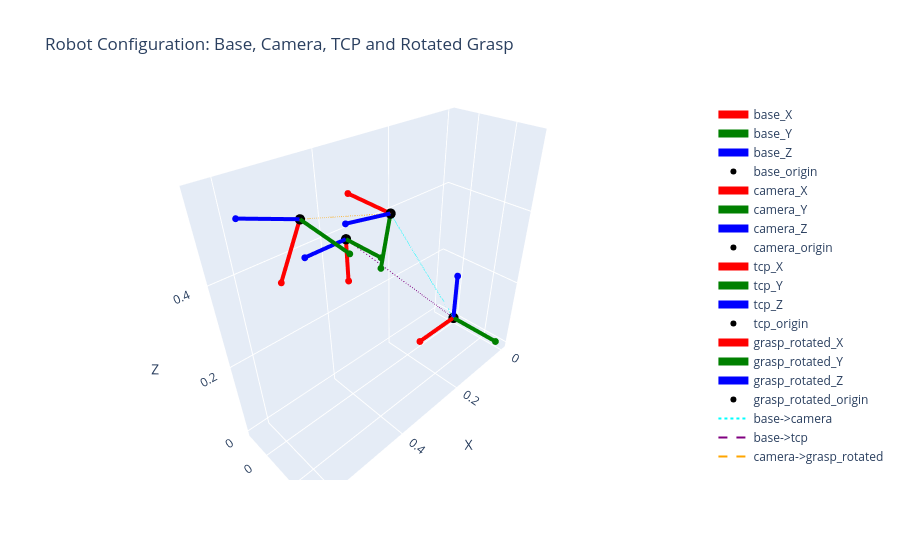

Notebook source saved alongside this figure:
### Code cell
# Visualize: Robot base, camera, TCP, and rotated grasp
import numpy as np
import plotly.graph_objects as go

# Base coordinate frame
T_base = np.eye(4)

# TCP pose (Link6 + offset at initial config)
T_tcp = T_tcp_init.copy()

# Camera pose
T_camera = T_cam_in_base.copy()

# Rotated grasp (from previous cell)
T_grasp = T_grasp_rotated.copy()

def frame_traces(T, name, scale=0.12):
    """Create 3D traces for a coordinate frame (RGB axes)"""
    o = T[:3, 3]
    R = T[:3, :3]
    
    traces = []
    # X-axis (red)
    ax_x = R[:, 0] * scale
    traces.append(go.Scatter3d(
        x=[o[0], o[0] + ax_x[0]], y=[o[1], o[1] + ax_x[1]], z=[o[2], o[2] + ax_x[2]],
        mode='lines+markers', line=dict(color='red', width=8),
        marker=dict(size=4, color='red'), name=f'{name}_X'))
    
    # Y-axis (green)
    ax_y = R[:, 1] * scale
    traces.append(go.Scatter3d(
        x=[o[0], o[0] + ax_y[0]], y=[o[1], o[1] + ax_y[1]], z=[o[2], o[2] + ax_y[2]],
        mode='lines+markers', line=dict(color='green', width=8),
        marker=dict(size=4, color='green'), name=f'{name}_Y'))
    
    # Z-axis (blue)
    ax_z = R[:, 2] * scale
    traces.append(go.Scatter3d(
        x=[o[0], o[0] + ax_z[0]], y=[o[1], o[1] + ax_z[1]], z=[o[2], o[2] + ax_z[2]],
        mode='lines+markers', line=dict(color='blue', width=8),
        marker=dict(size=4, color='blue'), name=f'{name}_Z'))
    
    # Origin point
    traces.append(go.Scatter3d(
        x=[o[0]], y=[o[1]], z=[o[2]], mode='markers',
        marker=dict(size=6, color='black'), name=f'{name}_origin'))
    
    return traces

# Collect all traces
traces = []
traces += frame_traces(T_base, 'base', scale=0.15)
traces += frame_traces(T_camera, 'camera', scale=0.12)
traces += frame_traces(T_tcp, 'tcp', scale=0.10)
traces += frame_traces(T_grasp, 'grasp_rotated', scale=0.12)

# Add lines connecting origins
p_base = T_base[:3, 3]
p_camera = T_camera[:3, 3]
p_tcp = T_tcp[:3, 3]
p_grasp = T_grasp[:3, 3]

traces.append(go.Scatter3d(
    x=[p_base[0], p_camera[0]], y=[p_base[1], p_camera[1]], z=[p_base[2], p_camera[2]],
    mode='lines', line=dict(color='cyan', width=2, dash='dot'),
    name='base->camera'))

traces.append(go.Scatter3d(
    x=[p_base[0], p_tcp[0]], y=[p_base[1], p_tcp[1]], z=[p_base[2], p_tcp[2]],
    mode='lines', line=dict(color='purple', width=2, dash='dash'),
    name='base->tcp'))

traces.append(go.Scatter3d(
    x=[p_camera[0], p_grasp[0]], y=[p_camera[1], p_grasp[1]], z=[p_camera[2], p_grasp[2]],
    mode='lines', line=dict(color='orange', width=2, dash='dash'),
    name='camera->grasp_rotated'))

# Create figure
fig = go.Figure(data=traces)
fig.update_layout(
    scene=dict(aspectmode='data', xaxis_title='X', yaxis_title='Y', zaxis_title='Z'),
    title='Robot Configuration: Base, Camera, TCP and Rotated Grasp'
)
fig.show()

### Figure 1 — Plotly figure (JSON) as saved in the notebook; plotly's stock layout.template omitted (floating-point values rounded to 4 significant figures)
{"data": [{"line": {"color": "red", "width": 8}, "marker": {"color": "red", "size": 4}, "mode": "lines+markers", "name": "base_X", "type": "scatter3d", "x": [0, 0.15], "y": [0, 0], "z": [0, 0]}, {"line": {"color": "green", "width": 8}, "marker": {"color": "green", "size": 4}, "mode": "lines+markers", "name": "base_Y", "type": "scatter3d", "x": [0, 0], "y": [0, 0.15], "z": [0, 0]}, {"line": {"color": "blue", "width": 8}, "marker": {"color": "blue", "size": 4}, "mode": "lines+markers", "name": "base_Z", "type": "scatter3d", "x": [0, 0], "y": [0, 0], "z": [0, 0.15]}, {"marker": {"color": "black", "size": 6}, "mode": "markers", "name": "base_origin", "type": "scatter3d", "x": [0], "y": [0], "z": [0]}, {"line": {"color": "red", "width": 8}, "marker": {"color": "red", "size": 4}, "mode": "lines+markers", "name": "camera_X", "type": "scatter3d", "x": [0.3211, 0.3262], "y": [0.05436, -0.06537], "z": [0.4709, 0.4772]}, {"line": {"color": "green", "width": 8}, "marker": {"color": "green", "size": 4}, "mode": "lines+markers", "name": "camera_Y", "type": "scatter3d", "x": [0.3211, 0.3439], "y": [0.05436, 0.04921], "z": [0.4709, 0.3532]}, {"line": {"color": "blue", "width": 8}, "marker": {"color": "blue", "size": 4}, "mode": "lines+markers", "name": "camera_Z", "type": "scatter3d", "x": [0.3211, 0.4388], "y": [0.05436, 0.06056], "z": [0.4709, 0.4935]}, {"marker": {"color": "black", "size": 6}, "mode": "markers", "name": "camera_origin", "type": "scatter3d", "x": [0.3211], "y": [0.05436], "z": [0.4709]}, {"line": {"color": "red", "width": 8}, "marker": {"color": "red", "size": 4}, "mode": "lines+markers", "name": "tcp_X", "type": "scatter3d", "x": [0.3904, 0.3904], "y": [-0.001283, -0.001282], "z": [0.4199, 0.3199]}, {"line": {"color": "green", "width": 8}, "marker": {"color": "green", "size": 4}, "mode": "lines+markers", "name": "tcp_Y", "type": "scatter3d", "x": [0.3904, 0.3904], "y": [-0.001283, 0.09872], "z": [0.4199, 0.4199]}, {"line": {"color": "blue", "width": 8}, "marker": {"color": "blue", "size": 4}, "mode": "lines+markers", "name": "tcp_Z", "type": "scatter3d", "x": [0.3904, 0.4904], "y": [-0.001283, -0.001284], "z": [0.4199, 0.4199]}, {"marker": {"color": "black", "size": 6}, "mode": "markers", "name": "tcp_origin", "type": "scatter3d", "x": [0.3904], "y": [-0.001283], "z": [0.4199]}, {"line": {"color": "red", "width": 8}, "marker": {"color": "red", "size": 4}, "mode": "lines+markers", "name": "grasp_rotated_X", "type": "scatter3d", "x": [0.5202, 0.5644], "y": [0.04488, 0.03067], "z": [0.5255, 0.4148]}, {"line": {"color": "green", "width": 8}, "marker": {"color": "green", "size": 4}, "mode": "lines+markers", "name": "grasp_rotated_Y", "type": "scatter3d", "x": [0.5202, 0.5171], "y": [0.04488, 0.1637], "z": [0.5255, 0.509]}, {"line": {"color": "blue", "width": 8}, "marker": {"color": "blue", "size": 4}, "mode": "lines+markers", "name": "grasp_rotated_Z", "type": "scatter3d", "x": [0.5202, 0.6317], "y": [0.04488, 0.05382], "z": [0.5255, 0.5688]}, {"marker": {"color": "black", "size": 6}, "mode": "markers", "name": "grasp_rotated_origin", "type": "scatter3d", "x": [0.5202], "y": [0.04488], "z": [0.5255]}, {"line": {"color": "cyan", "dash": "dot", "width": 2}, "mode": "lines", "name": "base->camera", "type": "scatter3d", "x": [0, 0.3211], "y": [0, 0.05436], "z": [0, 0.4709]}, {"line": {"color": "purple", "dash": "dash", "width": 2}, "mode": "lines", "name": "base->tcp", "type": "scatter3d", "x": [0, 0.3904], "y": [0, -0.001283], "z": [0, 0.4199]}, {"line": {"color": "orange", "dash": "dash", "width": 2}, "mode": "lines", "name": "camera->grasp_rotated", "type": "scatter3d", "x": [0.3211, 0.5202], "y": [0.05436, 0.04488], "z": [0.4709, 0.5255]}], "layout": {"scene": {"aspectmode": "data", "xaxis": {"title": {"text": "X"}}, "yaxis": {"title": {"text": "Y"}}, "zaxis": {"title": {"text": "Z"}}}, "title": {"text": "Robot Configuration: Base, Camera, TCP and Rotated Grasp"}}}
